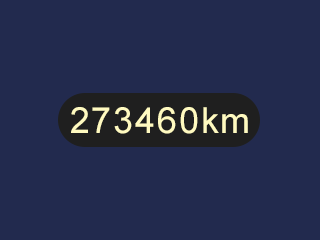
%> input picture Arduino/Sensors/Camera/MatlabSimulation/I2.png, 320 x 240 px, given in place of N0.png, which was not available
$ octave Image_recognition.m   (GNU Octave 9; MATLAB toolbox functions it lacks are replaced by stand-ins)
%> lines starting %> are read from the running program, lines starting %| are printed output that depends on the picture; in (x1, y1, x2, y2) boxes, pixels count from 0 and x2, y2 are one past the last pixel; in counts of white or black regions, pixels touching at a corner belong together; the program's own positions count from 1; pictures that were not available may be replaced by others from this repository, and a replacement may not be noted
### Arduino/Sensors/Camera/MatlabSimulation/processImage.m
function [out] = processImage(m, n, image)
%> called with m = 240, n = 320
    out = rgb2gray(image);
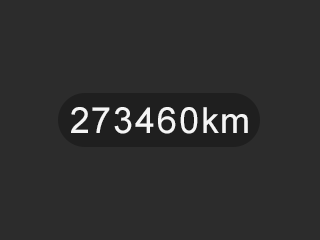
%> out: size 240x320 uint8; min 31, max 245, mean 46.5
    for i = 1:m
        for j = 1:n
            if (out(i,j) < 128)
                out(i,j) = 0;
            else
                out(i,j) = 255;
            end
        end
    end
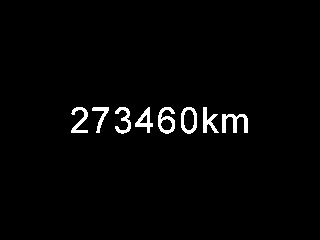
%> out: size 240x320 uint8; 2.1% white; 8 white regions, largest, box (x1, y1, x2, y2) and area: (222, 114, 248, 133) 259, (158, 107, 175, 134) 230, (181, 107, 197, 134) 202
end

### Arduino/Sensors/Camera/MatlabSimulation/deleteTopMargin.m
function [out] = deleteTopMargin(image)
    [m, n] = size(image);
%> m = 240; n = 320
    i = find(sum(image, 2)~=0, 1);
%> i = 108
    out = image(i:m,:);
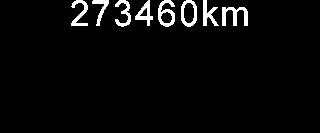
%> out: size 133x320 uint8; 3.8% white; 8 white regions, largest, box (x1, y1, x2, y2) and area: (222, 7, 248, 26) 259, (158, 0, 175, 27) 230, (181, 0, 197, 27) 202
end

### Arduino/Sensors/Camera/MatlabSimulation/deleteRightMargin.m
function [out] = deleteRightMargin(image)
    [m, n] = size(image);
%> m = 133; n = 320
    i = n-find(sum(flip(image,2), 1)~=0, 1)+1;
%> i = 248
    out = image(:,1:i);
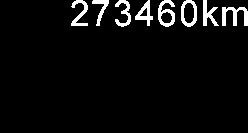
%> out: size 133x248 uint8; 4.9% white; 8 white regions, largest, box (x1, y1, x2, y2) and area: (222, 7, 248, 26) 259, (158, 0, 175, 27) 230, (181, 0, 197, 27) 202
end

### Arduino/Sensors/Camera/MatlabSimulation/getNextNumber.m
function [image, num] = getNextNumber(image, num_m, num_n)
    image = deleteRightMargin(image);
    [m, n] = size(image);
%> m = 133; n = 248
    num = image(1:num_m, n-num_n+1:n);
    image = deleteRightObject(image);
end

### Arduino/Sensors/Camera/MatlabSimulation/deleteRightObject.m
function [out] = deleteRightObject(image)
    [m, n] = size(image);
%> n = 248
    i = n-find(sum(flip(image,2), 1)==0, 1)+1;
%> i = 222
    out = image(:,1:i);
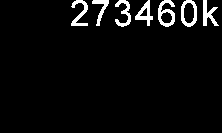
%> out: size 133x222 uint8; 4.6% white; 7 white regions, largest, box (x1, y1, x2, y2) and area: (158, 0, 175, 27) 230, (181, 0, 197, 27) 202, (71, 0, 88, 26) 194
end

### Arduino/Sensors/Camera/MatlabSimulation/Image_recognition.m
%% Global declarations
m = 240;    % Image height
n = 320;    % Image width
num_m = 27; % Number height
num_n = 18; % Number width

%% Sample numbers

% Creation of variables
nums = zeros(num_m, num_n, 10, 'uint8');
nums_x = zeros(10, num_n);
nums_y = zeros(num_m, 10);

% Colour treatment and image cut
for i = 0:9
    aux = processImage(m,n,imread(strcat('C:\Users\Usuario\Desktop\Estudios\Universidad\Semestre 8 - Erasmus\TFG\Sensores\ArduCAM\Reconocimiento\Simulacion\N', int2str(i), '.png')));
    aux = deleteTopMargin(aux);
    [~, aux] = getNextNumber(aux, num_m, num_n);
    nums(:,:,i+1) = aux;
    nums_x(i+1,:) = sum(nums(:,:,i+1), 1);
    nums_y(:,i+1) = sum(nums(:,:,i+1), 2);
end
%> pass 2 of the loop `for i = 0:9`:
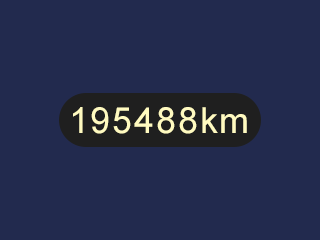
%> input picture Arduino/Sensors/Camera/MatlabSimulation/I1.png, 320 x 240 px, given in place of N1.png, which was not available
%> after the loop in processImage (call 2), `for i = 1:m`:
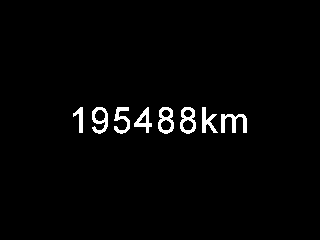
%> out: size 240x320 uint8; 2.1% white; 8 white regions, largest, box (x1, y1, x2, y2) and area: (221, 114, 247, 133) 259, (158, 107, 174, 134) 228, (180, 107, 196, 134) 228
%> in deleteRightObject (call 2), `i = n-find(sum(flip(image,2), 1)==0, 1)+1;`: i = 221
%> in deleteRightObject (call 2), `out = image(:,1:i);`:
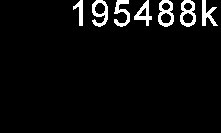
%> out: size 133x221 uint8; 4.7% white; 7 white regions, largest, box (x1, y1, x2, y2) and area: (158, 0, 174, 27) 228, (180, 0, 196, 27) 228, (92, 0, 108, 27) 219
%> (the run ends here)
